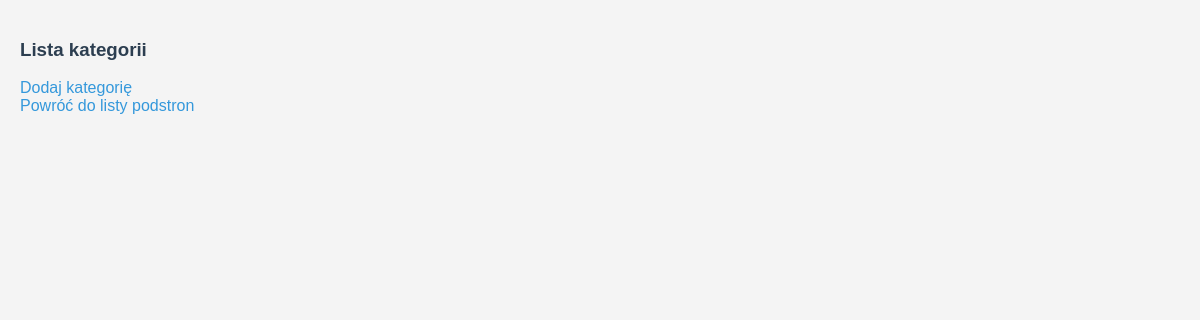
The app's page /admin/admin.php?type=category (signed in), older data.
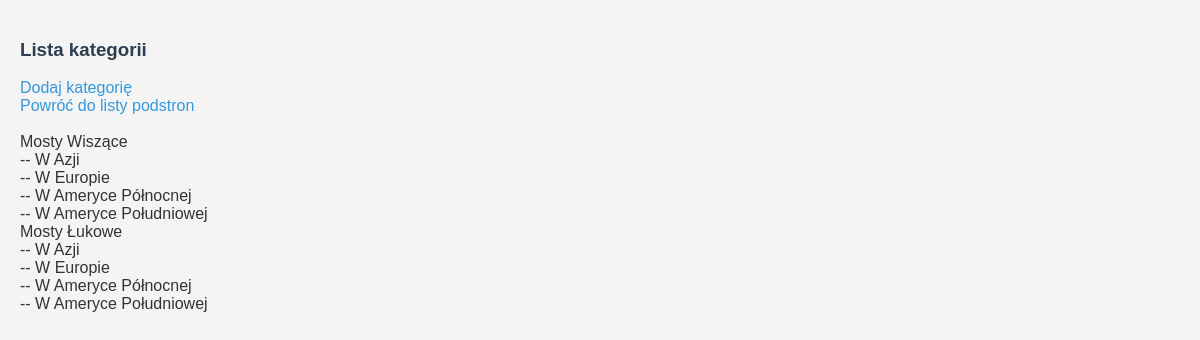
The same page, newer data.
### tables this page shows
CREATE TABLE `categories` (
  `id` int(11) NOT NULL,
  `matka` int(11) DEFAULT 0,
  `nazwa` varchar(255) NOT NULL
);

### admin/categoryManager.php (the view, shortened to what this page needs)
<?php
class CategoryManager {
    private $conn;
    public function __construct($dbHost, $dbUser, $dbPass, $dbName) {
        $this->conn = new mysqli($dbHost, $dbUser, $dbPass, $dbName);
    }
    public function displayCategories($parentId = 0, $level = 0) {
        $stmt = $this->conn->prepare("SELECT id, nazwa FROM categories WHERE matka = ?");
        $stmt->bind_param("i", $parentId);
        $stmt->execute();
        $result = $stmt->get_result();
        while ($row = $result->fetch_assoc()) {
            echo str_repeat("--", $level) . " " . $row['nazwa'] . "<br>";
            $this->displayCategories($row['id'], $level + 1);
        }
    }
}
?>

### admin/admin.php (shortened to what this page needs)
<!DOCTYPE html>
<html lang="pl">
<head>
    <link rel="stylesheet" href="../css/admin.css">
</head>
<body>
<?php
include '../cfg/cfg.php';
require_once 'categoryManager.php';
$categoryManager = new categoryManager($dbhost, $dbuser, $dbpass, $dbname);
if (!isset($_SESSION['zalogowany'])) {
    FormularzLogowania();
}
elseif (isset($_GET['type']) && $_GET['type'] === 'category') {
    $action = $_GET['action'] ?? '';
    switch ($action) {
        default:
            ListaKategorii($categoryManager);
            break;
    }
}
function ListaKategorii($categoryManager) {
    echo "<h3>Lista kategorii</h3>";
    echo "<a href='admin.php?type=category&action=add'>Dodaj kategorię</a><br>";
    echo "<a href='admin.php'>Powróć do listy podstron</a><br><br>";
    $categoryManager->displayCategories();
}
?>
</body>
</html>

### css/admin.css (style rules this page uses)
* { cursor: url('../img/cursor.png'), auto; }
body { font-family: Arial, sans-serif; background-color: #f4f4f4; color: #333; margin: 0; padding: 20px; }
h2, h3 { color: #2c3e50; }
a { color: #3498db; text-decoration: none; }

Row changes from the older to the newer data that the page shows:
now on this page (row edited): categories: nazwa "Mosty Wiszące", shown under "Lista kategorii"
added categories: level "--", nazwa "W Azji", shown under "Mosty Wiszące"
added categories: level "--", nazwa "W Europie", shown under "Mosty Wiszące"
added categories: level "--", nazwa "W Ameryce Północnej", shown under "Mosty Wiszące"
added categories: level "--", nazwa "W Ameryce Południowej", shown under "Mosty Wiszące"
added categories: nazwa "Mosty Łukowe", shown under "Lista kategorii"
added categories: level "--", nazwa "W Azji", shown under "Mosty Łukowe"
added categories: level "--", nazwa "W Europie", shown under "Mosty Łukowe"
added categories: level "--", nazwa "W Ameryce Północnej", shown under "Mosty Łukowe"
added categories: level "--", nazwa "W Ameryce Południowej", shown under "Mosty Łukowe"
